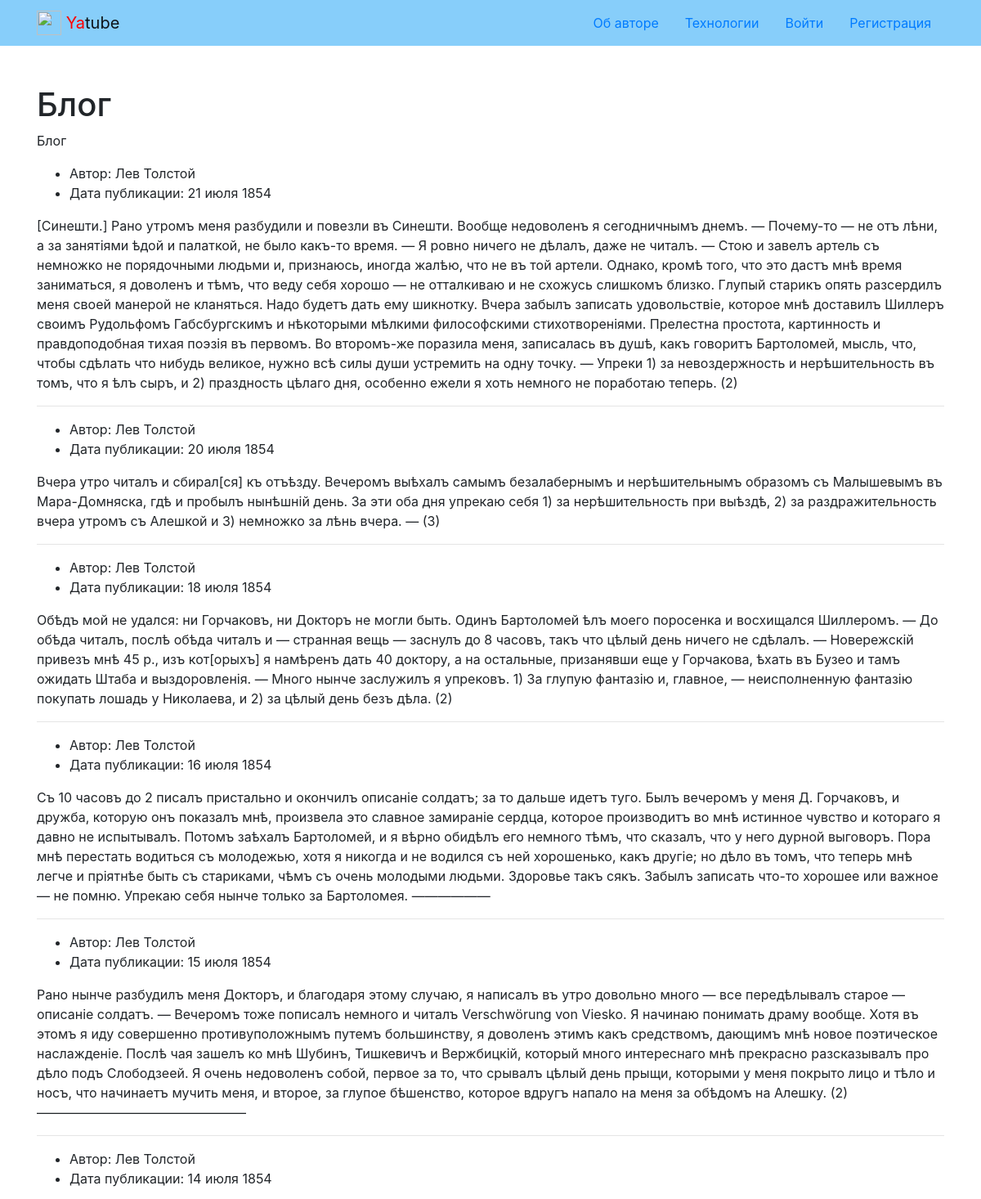
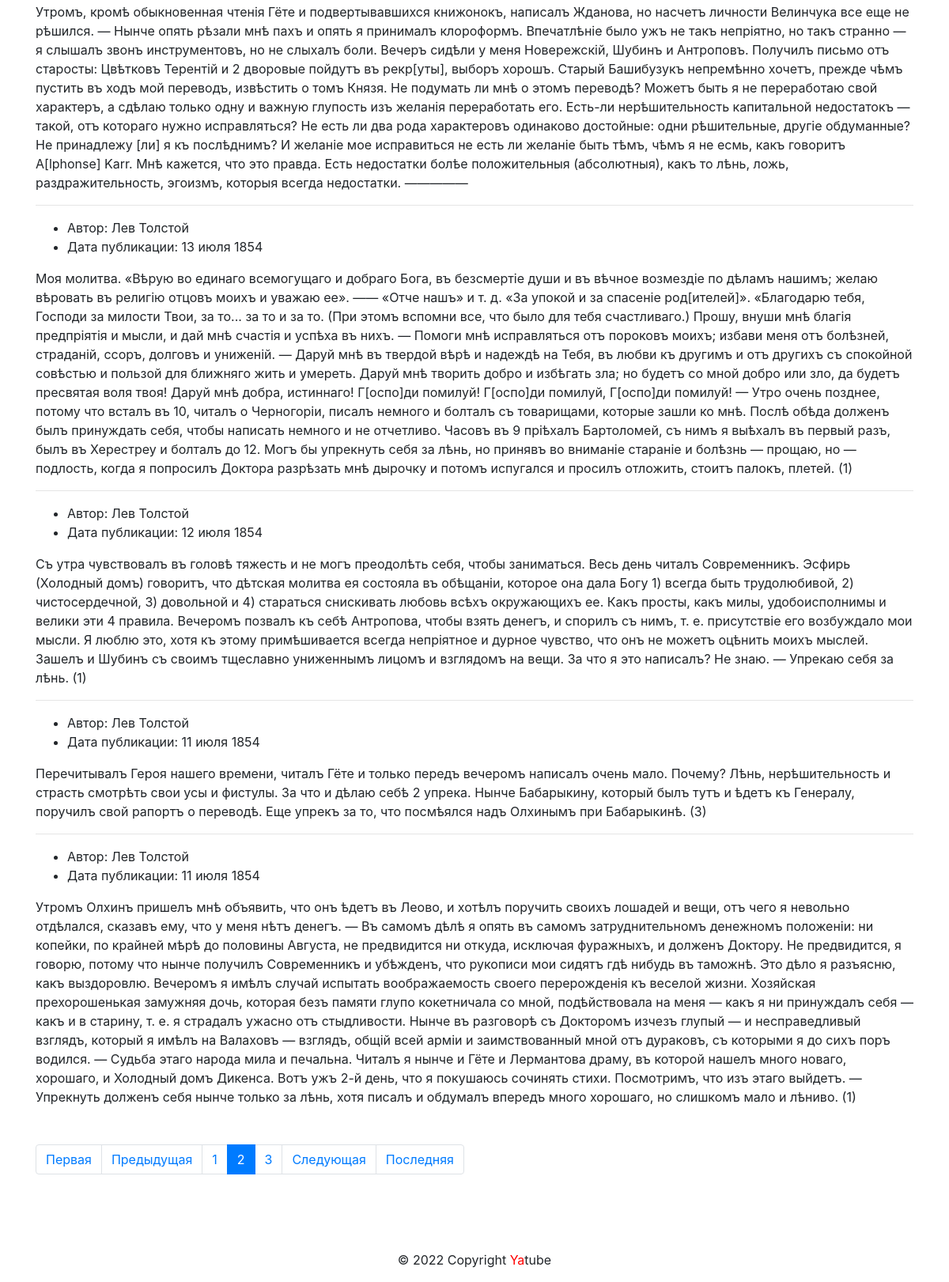
Page /group/blog/?page=2 on the committed database (2 pictures, top to bottom).
### posts/models.py (models this page shows, shortened)
class Group(models.Model):
    title = models.CharField(
        max_length=200,
        verbose_name="Наименование",
        help_text="Введите наименование группы")
    slug = models.SlugField(
        verbose_name="Ярлык",
        help_text="Адрес для страницы",
        unique=True)
    description = models.TextField(
        verbose_name="Описание",
        help_text="Введите описание группы")

class Post(models.Model):
    text = models.TextField(
        verbose_name="Текст поста",
        help_text="Введите текст поста")
    pub_date = models.DateTimeField(
        auto_now_add=True,
        verbose_name="Дата публикации",
        help_text="Дата публикации")
    author = models.ForeignKey(
        User,
        on_delete=models.CASCADE,
        related_name="posts",
        verbose_name="Автор",
        help_text="Автор поста")
    group = models.ForeignKey(
        Group,
        on_delete=models.SET_NULL,
        related_name="posts",
        verbose_name="Группа",
        help_text="Выберите группу",
        blank=True,
        null=True)
    image = models.ImageField(
        verbose_name='Картинка',
        upload_to='posts/',
        blank=True
    )
    class Meta:
        ordering = ('-pub_date',)
        verbose_name = 'Пост'
        verbose_name_plural = 'Посты'

### posts/views.py (the view)
# urls.py: path('group/<slug:slug>/', views.group_posts, name='group_list'),
def group_posts(request, slug):
    group = get_object_or_404(Group, slug=slug)
    page = get_paginator(
        group.posts.select_related('author', 'group'),
        request)
    context = {
        'group': group,
        'page_obj': page,
    }
    return render(request, 'posts/group_list.html', context)

### core/context_processors/year.py (called while the page is built)
def year(request):
    return {
        'year': datetime.now().year
    }

### posts/views.py (called while the page is built)
def get_paginator(queryset, request):
    paginator = Paginator(queryset, settings.PER_PAGE)
    page_number = request.GET.get('page')
    return paginator.get_page(page_number)

### templates/posts/group_list.html (shortened to what this page needs)
{% extends 'base.html' %}
{% block content %}
  <h1>{{ group.title }}</h1>
  <p>{{ group.description }}</p>
  {% for post in page_obj %}
    {% include 'posts/includes/post.html' %}
    {% if not forloop.last %}<hr>{% endif %}
  {% endfor %}
  {% include 'posts/includes/paginator.html' %}
{% endblock %}

### templates/posts/includes/post.html (shortened to what this page needs)
{% load thumbnail %}
<article>
  <ul>
    <li>
      Автор: {{ post.author.get_full_name }}
    </li>
    <li>
      Дата публикации: {{ post.pub_date|date:"d E Y" }}
    </li>
  </ul>
  <p>{{ post.text }}</p>
</article>

### rows in the picture
Group: title "Блог", description "Блог"
Post: author.get_full_name "Лев Толстой", pub_date "21 июля 1854", text "[Синешти.] Рано утромъ меня разбудили и повезли въ Синешти. Вообще недоволенъ я сегодничнымъ днемъ. — Почему-то — не отъ лѣни, а за занятіями ѣдой и палаткой, не было какъ-тο время. — Я ровно ничего не дѣлалъ, даже не читалъ. — Стою и завелъ артель съ немножко не порядочными людьми и, признаюсь, иногда жалѣю, что не въ той артели. Однако, кромѣ того, что это дастъ мнѣ время заниматься, я доволенъ и тѣмъ, что веду себя хорошо — не отталкиваю и не схожусь слишкомъ близко. Глупый старикъ опять разсердилъ меня своей манерой не кланяться. Надо будетъ дать ему шикнотку. Вчера забылъ записать удовольствіе, которое мнѣ доставилъ Шиллеръ своимъ Рудольфомъ Габсбургскимъ и нѣкоторыми мѣлкими…"
Post: author.get_full_name "Лев Толстой", pub_date "20 июля 1854", text "Вчера утро читалъ и сбирал[ся] къ отъѣзду. Вечеромъ выѣхалъ самымъ безалабернымъ и нерѣшительнымъ образомъ съ Малышевымъ въ Мара-Домняска, гдѣ и пробылъ нынѣшній день. За эти оба дня упрекаю себя 1) за нерѣшительность при выѣздѣ, 2) за раздражительность вчера утромъ съ Алешкой и 3) немножко за лѣнь вчера. — (3)"
Post: author.get_full_name "Лев Толстой", pub_date "18 июля 1854", text "Обѣдъ мой не удался: ни Горчаковъ, ни Докторъ не могли быть. Одинъ Бартоломей ѣлъ моего поросенка и восхищался Шиллеромъ. — До обѣда читалъ, послѣ обѣда читалъ и — странная вещь — заснулъ до 8 часовъ, такъ что цѣлый день ничего не сдѣлалъ. — Новережскій привезъ мнѣ 45 р., изъ кот[орыхъ] я намѣренъ дать 40 доктору, а на остальные, призанявши еще у Горчакова, ѣхать въ Бузео и тамъ ожидать Штаба и выздоровленія. — Много нынче заслужилъ я упрековъ. 1) За глупую фантазію и, главное, — неисполненную фантазію покупать лошадь у Николаева, и 2) за цѣлый день безъ дѣла. (2)"
Post: author.get_full_name "Лев Толстой", pub_date "16 июля 1854", text "Съ 10 часовъ до 2 писалъ пристально и окончилъ описаніе солдатъ; за то дальше идетъ туго. Былъ вечеромъ у меня Д. Горчаковъ, и дружба, которую онъ показалъ мнѣ, произвела это славное замираніе сердца, которое производитъ во мнѣ истинное чувство и котораго я давно не испытывалъ. Потомъ заѣхалъ Бартоломей, и я вѣрно обидѣлъ его немного тѣмъ, что сказалъ, что у него дурной выговоръ. Пора мнѣ перестать водиться съ молодежью, хотя я никогда и не водился съ ней хорошенько, какъ другіе; но дѣло въ томъ, что теперь мнѣ легче и пріятнѣе быть съ стариками, чѣмъ съ очень молодыми людьми. Здоровье такъ сякъ. Забылъ записать что-то хорошее или важное — не помню. Упрекаю себя нынче только за Бартоломея.…"
Post: author.get_full_name "Лев Толстой", pub_date "15 июля 1854", text "Рано нынче разбудилъ меня Докторъ, и благодаря этому случаю, я написалъ въ утро довольно много — все передѣлывалъ старое — описаніе солдатъ. — Вечеромъ тоже пописалъ немного и читалъ Verschwörung von Viesko. Я начинаю понимать драму вообще. Хотя въ этомъ я иду совершенно противуположнымъ путемъ большинству, я доволенъ этимъ какъ средствомъ, дающимъ мнѣ новое поэтическое наслажденіе. Послѣ чая зашелъ ко мнѣ Шубинъ, Тишкевичъ и Вержбицкій, который много интереснаго мнѣ прекрасно разсказывалъ про дѣло подъ Слободзеей. Я очень недоволенъ собой, первое за то, что срывалъ цѣлый день прыщи, которыми у меня покрыто лицо и тѣло и носъ, что начинаетъ мучить меня, и второе, за глупое бѣшенство,…"
Post: author.get_full_name "Лев Толстой", pub_date "14 июля 1854", text "Утромъ, кромѣ обыкновенная чтенія Гёте и подвертывавшихся книжонокъ, написалъ Жданова, но насчетъ личности Велинчука все еще не рѣшился. — Нынче опять рѣзали мнѣ пахъ и опять я принималъ клороформъ. Впечатлѣніе было ужъ не такъ непріятно, но такъ странно — я слышалъ звонъ инструментовъ, но не слыхалъ боли. Вечеръ сидѣли у меня Новережскій, Шубинъ и Антроповъ. Получилъ письмо отъ старосты: Цвѣтковъ Терентій и 2 дворовые пойдутъ въ рекр[уты], выборъ хорошъ. Старый Башибузукъ непремѣнно хочетъ, прежде чѣмъ пустить въ ходъ мой переводъ, извѣстить о томъ Князя. Не подумать ли мнѣ о этомъ переводѣ? Можетъ быть я не переработаю свой характеръ, a сдѣлаю только одну и важную глупость изъ желанія…"
Post: author.get_full_name "Лев Толстой", pub_date "13 июля 1854", text "Моя молитва. «Вѣрую во единаго всемогущаго и добраго Бога, въ безсмертіе души и въ вѣчное возмездіе по дѣламъ нашимъ; желаю вѣровать въ религію отцовъ моихъ и уважаю ее». —— «Отче нашъ» и т. д. «За упокой и за спасеніе род[ителей]». «Благодарю тебя, Господи за милости Твои, за то... за то и за то. (При этомъ вспомни все, что было для тебя счастливаго.) Прошу, внуши мнѣ благія предпріятія и мысли, и дай мнѣ счастія и успѣха въ нихъ. — Помоги мнѣ исправляться отъ пороковъ моихъ; избави меня отъ болѣзней, страданій, ссоръ, долговъ и униженій. — Даруй мнѣ въ твердой вѣрѣ и надеждѣ на Тебя, въ любви къ другимъ и отъ другихъ съ спокойной совѣстью и пользой для ближняго жить и умереть. Даруй мнѣ…"
Post: author.get_full_name "Лев Толстой", pub_date "12 июля 1854", text "Съ утра чувствовалъ въ головѣ тяжесть и не могъ преодолѣть себя, чтобы заниматься. Весь день читалъ Современникъ. Эсфирь (Холодный домъ) говоритъ, что дѣтская молитва ея состояла въ обѣщаніи, которое она дала Богу 1) всегда быть трудолюбивой, 2) чистосердечной, 3) довольной и 4) стараться снискивать любовь всѣхъ окружающихъ ее. Какъ просты, какъ милы, удобоисполнимы и велики эти 4 правила. Вечеромъ позвалъ къ себѣ Антропова, чтобы взять денегъ, и спорилъ съ нимъ, т. е. присутствіе его возбуждало мои мысли. Я люблю это, хотя къ этому примѣшивается всегда непріятное и дурное чувство, что онъ не можетъ оцѣнить моихъ мыслей. Зашелъ и Шубинъ съ своимъ тщеславно униженнымъ лицомъ и взглядомъ на…"
Post: author.get_full_name "Лев Толстой", pub_date "11 июля 1854", text "Перечитывалъ Героя нашего времени, читалъ Гёте и только передъ вечеромъ написалъ очень мало. Почему? Лѣнь, нерѣшительность и страсть смотрѣть свои усы и фистулы. За что и дѣлаю себѣ 2 упрека. Нынче Бабарыкину, который былъ тутъ и ѣдетъ къ Генералу, поручилъ свой рапортъ о переводѣ. Еще упрекъ за то, что посмѣялся надъ Олхинымъ при Бабарыкинѣ. (3)"
Post: author.get_full_name "Лев Толстой", pub_date "11 июля 1854", text "Утромъ Олхинъ пришелъ мнѣ объявить, что онъ ѣдетъ въ Леово, и хотѣлъ поручить своихъ лошадей и вещи, отъ чего я невольно отдѣлался, сказавъ ему, что у меня нѣтъ денегъ. — Въ самомъ дѣлѣ я опять въ самомъ затруднительномъ денежномъ положеніи: ни копейки, по крайней мѣрѣ до половины Августа, не предвидится ни откуда, исключая фуражныхъ, и долженъ Доктору. Не предвидится, я говорю, потому что нынче получилъ Современникъ и убѣжденъ, что рукописи мои сидятъ гдѣ нибудь въ таможнѣ. Это дѣло я разъясню, какъ выздоровлю. Вечеромъ я имѣлъ случай испытать воображаемость своего перерожденія къ веселой жизни. Хозяйская прехорошенькая замужняя дочь, которая безъ памяти глупо кокетничала со мной,…"

### other values in the picture
{{ i }} "1" "3"
{{ i }} "2"
{{ current_year }} "2022"
